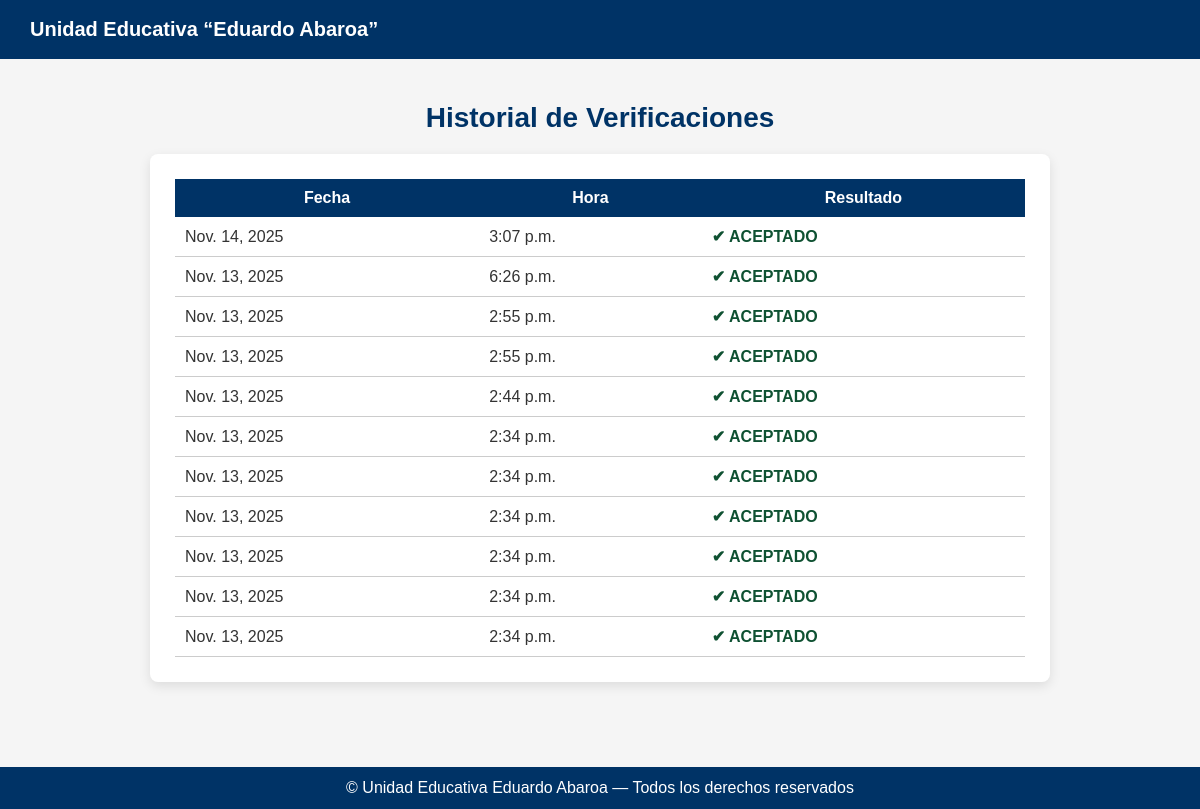
The page /historial/ (signed in) on the database its author committed.
### core/models.py (models this page shows, shortened)
class Asistencia(models.Model):
    RESULTADOS = [
        ("aceptado", "Aceptado"),
        ("rechazado", "Rechazado"),
    ]
    usuario = models.ForeignKey(Usuario, on_delete=models.CASCADE)
    fecha = models.DateField(auto_now_add=True)
    hora = models.TimeField(auto_now_add=True)
    resultado = models.CharField(max_length=10, choices=RESULTADOS)

### core/views.py (the view)
# urls.py: path('historial/', historial_verificaciones, name='historial'),
@login_required
def historial_verificaciones(request):
    historial = Asistencia.objects.filter(usuario=request.user).order_by('-fecha', '-hora')
    return render(request, 'historial.html', {'historial': historial})

### core/templates/historial.html (shortened to what this page needs)
{% extends 'base.html' %}
{% block content %}
<h2 class="title-center">Historial de Verificaciones</h2>
<div class="card">
<table style="width:100%; border-collapse:collapse;">
    <thead>
        <tr style="background:#003366; color:white;">
            <th style="padding:10px;">Fecha</th>
            <th style="padding:10px;">Hora</th>
            <th style="padding:10px;">Resultado</th>
        </tr>
    </thead>
    <tbody>
        {% for item in historial %}
        <tr style="border-bottom:1px solid #ccc;">
            <td style="padding:10px;">{{ item.fecha }}</td>
            <td style="padding:10px;">{{ item.hora }}</td>
            <td style="padding:10px;">
                {% if item.resultado == 'aceptado' %}
                    <span style="color:#0f5132; font-weight:bold;">✔ ACEPTADO</span>
                {% else %}
                    <span style="color:#842029; font-weight:bold;">✘ RECHAZADO</span>
                {% endif %}
            </td>
        </tr>
        {% empty %}
        <tr>
            <td colspan="3" style="padding:10px; text-align:center;">
                No hay verificaciones registradas.
            </td>
        </tr>
        {% endfor %}
    </tbody>
</table>
</div>
{% endblock %}

### core/static/core/style.css (style rules this page uses)
body { margin: 0; background: #f5f5f5; font-family: Arial, sans-serif; color: #333; }
.title-center { text-align: center; color: #003366; font-size: 28px; margin-bottom: 20px; }
.card { background: white; padding: 25px; border-radius: 8px; box-shadow: 0 4px 12px rgba(0,0,0,0.1); margin-bottom: 25px; }

### rows shown on the page
Asistencia: fecha "Nov. 14, 2025", hora "3:07 p.m.", resultado "✔ ACEPTADO"
Asistencia: fecha "Nov. 13, 2025", hora "6:26 p.m.", resultado "✔ ACEPTADO"
Asistencia: fecha "Nov. 13, 2025", hora "2:55 p.m.", resultado "✔ ACEPTADO"
Asistencia: fecha "Nov. 13, 2025", hora "2:55 p.m.", resultado "✔ ACEPTADO"
Asistencia: fecha "Nov. 13, 2025", hora "2:44 p.m.", resultado "✔ ACEPTADO"
Asistencia: fecha "Nov. 13, 2025", hora "2:34 p.m.", resultado "✔ ACEPTADO"
Asistencia: fecha "Nov. 13, 2025", hora "2:34 p.m.", resultado "✔ ACEPTADO"
Asistencia: fecha "Nov. 13, 2025", hora "2:34 p.m.", resultado "✔ ACEPTADO"
Asistencia: fecha "Nov. 13, 2025", hora "2:34 p.m.", resultado "✔ ACEPTADO"
Asistencia: fecha "Nov. 13, 2025", hora "2:34 p.m.", resultado "✔ ACEPTADO"
Asistencia: fecha "Nov. 13, 2025", hora "2:34 p.m.", resultado "✔ ACEPTADO"
